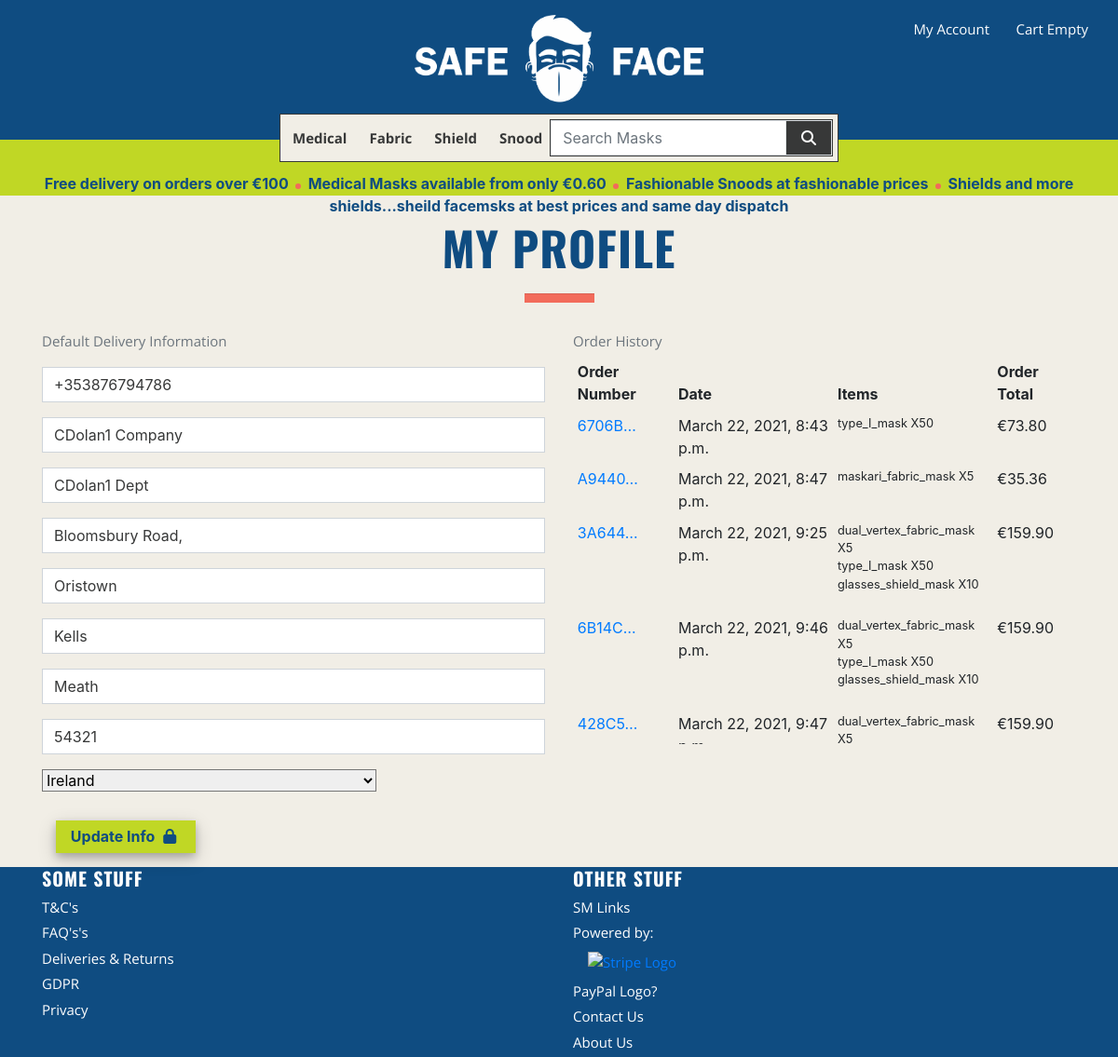
Page /profile/ (signed in) on the committed database.
### profiles/models.py (models this page shows, shortened)
class UserProfile(models.Model):
    user = models.OneToOneField(User, on_delete=models.CASCADE)
    default_phone_number = models.CharField(max_length=20,
                                            null=True, blank=True)
    default_company_name = models.CharField(max_length=254,
                                            null=True, blank=True)
    default_department = models.CharField(max_length=254,
                                          null=True, blank=True)
    default_street_address1 = models.CharField(max_length=80,
                                               null=True, blank=True)
    default_street_address2 = models.CharField(max_length=80,
                                               null=True, blank=True)
    default_town_or_city = models.CharField(max_length=40,
                                            null=True, blank=True)
    default_county = models.CharField(max_length=80,
                                      null=True, blank=True)
    default_postcode = models.CharField(max_length=20,
                                        null=True, blank=True)
    default_country = CountryField(blank_label='Country',
                                   null=True, blank=True)

### checkout/models.py (models this page shows, shortened)
class Order(models.Model):
    order_number = models.CharField(max_length=32, null=False, editable=False)
    user_profile = models.ForeignKey(UserProfile, on_delete=models.SET_NULL,
                                     null=True, blank=True, related_name='orders')
    date = models.DateTimeField(auto_now_add=True)
    full_name = models.CharField(max_length=50, null=False, blank=False)
    email = models.EmailField(max_length=254, null=False, blank=False)
    phone_number = models.CharField(max_length=20, null=False, blank=False)
    company_name = models.CharField(max_length=254, null=False, blank=False)
    department = models.CharField(max_length=254, null=True, blank=True)
    street_address1 = models.CharField(max_length=80, null=False, blank=False)
    street_address2 = models.CharField(max_length=80, null=True, blank=True)
    town_or_city = models.CharField(max_length=40, null=False, blank=False)
    county = models.CharField(max_length=80, null=True, blank=True)
    postcode = models.CharField(max_length=20, null=True, blank=True)
    country = CountryField(blank_label='Country *', null=False, blank=False)
    products_total = models.DecimalField(max_digits=6, decimal_places=2, null=False, default=0)
    delivery_cost = models.DecimalField(max_digits=6, decimal_places=2, null=False, default=0)
    sub_total = models.DecimalField(max_digits=6, decimal_places=2, null=False, default=0)
    net_total = models.DecimalField(max_digits=10, decimal_places=2, null=False, default=0)
    vat = models.DecimalField(max_digits=10, decimal_places=2, null=False, default=0)
    gross_total = models.DecimalField(max_digits=10, decimal_places=2, null=False, default=0)
    original_cart = models.TextField(null=False, blank=False, default='')
    stripe_pid = models.CharField(max_length=254, null=False, blank=False, default='')

class OrderLineItem(models.Model):
    order = models.ForeignKey(Order, null=False, blank=False, on_delete=models.CASCADE, related_name='lineitems')
    product = models.ForeignKey(Product, null=False, blank=False, on_delete=models.CASCADE)
    product_colour = models.CharField(max_length=50, null=True, blank=True)
    quantity = models.IntegerField(null=False, blank=False, default=0)
    lineitem_total = models.DecimalField(max_digits=6, decimal_places=2, null=False, blank=False, editable=False)

### products/models.py (models this page shows, shortened)
class Product(models.Model):
    category = models.ForeignKey('Category', null=True, blank=True, on_delete=models.SET_NULL)
    sku = models.CharField(max_length=254, null=True, blank=True)
    name = models.CharField(max_length=254)
    friendly_name = models.CharField(max_length=254, default=1)
    description = models.TextField()
    colours = models.BooleanField(default=False, null=True, blank=True)
    image1_url = models.URLField(max_length=1024, null=True, blank=True)
    image1 = models.ImageField(null=True, blank=True)
    image2_url = models.URLField(max_length=1024, null=True, blank=True)
    image2 = models.ImageField(null=True, blank=True)
    image3_url = models.URLField(max_length=1024, null=True, blank=True)
    image3 = models.ImageField(null=True, blank=True)
    certification = models.CharField(max_length=254, null=True, blank=True)
    standard = models.CharField(max_length=254, null=True, blank=True)
    dimensions = models.CharField(max_length=254, null=True, blank=True)
    material = models.CharField(max_length=254, null=True, blank=True)
    qty_1 = models.IntegerField(default=50)
    price_1 = models.DecimalField(max_digits=6, decimal_places=2, default=1)
    qty_2 = models.IntegerField(default=100)
    price_2 = models.DecimalField(max_digits=6, decimal_places=2, default=0.9)
    qty_3 = models.IntegerField(default=250)
    price_3 = models.DecimalField(max_digits=6, decimal_places=2, default=0.8)
    qty_4 = models.IntegerField(default=500)
    price_4 = models.DecimalField(max_digits=6, decimal_places=2, default=0.7)
    qty_5 = models.IntegerField(default=1000)
    price_5 = models.DecimalField(max_digits=6, decimal_places=2, default=0.6)
    price = models.DecimalField(max_digits=6, decimal_places=2, default=0)

### profiles/views.py (the view)
# urls.py: path('', views.profile, name='profile'),
def profile(request):
    profile = get_object_or_404(UserProfile, user=request.user)
    if request.method == 'POST':
        form = UserProfileForm(request.POST, instance=profile)
        if form.is_valid():
            form.save()
            messages.success(request, 'Profile updated successfuly')
    form = UserProfileForm(instance=profile)
    orders = profile.orders.all()
    template = 'profiles/profile.html'
    context = {
        'form': form,
        'orders': orders,
        'on_profile_page': True
    }
    return render(request, template, context)

### profiles/templates/profiles/profile.html (shortened to what this page needs)
{% extends "base.html" %}
{% load static %}
{% block extra_css %}
    <link rel="stylesheet" href="{% static 'profiles/css/profile.css' %}">
{% endblock %}
{% block content %}
    <div id="body-content-container" class="container">
        <h1>My Profile</h1>
        <hr class="h1-hr">
        <div class="row">
            <div class="col-12 col-lg-6">
                <p class="text-muted">Default Delivery Information</p>
                <form class="mt-3" action="{% url 'profile' %}" methods="POST" id="profile-update-form">
                    {{ form|crispy }}
                    <div class="col-sm-12 col-lg-6 justify-content-center">
                        <button id="submit-button" class="btn-std btn rounded-0 mx-auto">
                            Update Info
                            <span class="icon">
                                <i class="fas fa-lock"></i>
                            </span>
                        </button>
                    </div>
                </form>
            </div>
            <div class="col-12 col-lg-6">
                <p class="text-muted">Order History</p>
                <div class="order-history table-responsive">
                    <table class="table table-sm table-borderless">
                        <thead>
                            <tr>
                                <th>Order Number</th>
                                <th>Date</th>
                                <th>Items</th>
                                <th>Order Total</th>
                            </tr>
                        </thead>
                        <tbody>
                            {% for order in orders %}
                                <tr>
                                    <td>
                                        <a href="{% url 'order_history' order.order_number %}"
                                        title="{{ order.order_number }}">
                                            {{ order.order_number|truncatechars:6 }}
                                        </a>
                                    </td>
                                    <td>{{ order.date }}</td>
                                    <td>
                                        <ul class="list-unstyled">
                                            {% for item in order.lineitems.all %}
                                                <li class="small">
                                                    {{ item.product.name }} X{{ item.quantity }}
                                                </li>
                                            {% endfor %}
                                        </ul>
                                    </td>
                                    <td>€{{ order.gross_total }}</td>
                                </tr>
                            {% endfor %}
                        </tbody>
                    </table>
                </div>
            </div>
        </div>
    </div>
{% endblock %}

### static/css/base.css (style rules this page uses)
html, body, a { padding:0; margin:0; height: 100%; width: 100%; }
body { background-color: var(--beige); height: calc(100vh - 164px); }
:root { --navy: #0F4c81; --red: #F26B5B; --black: #373838; --white: #fefefe; --beige: #F1EEE6; --trans-beige: #E6E6E6; --green: #C0D725; }
h1, h2, h3, h4, h5 { color: var(--navy); font-family: 'Oswald'; text-transform: uppercase; font-weight: bold; letter-spacing: 1px; }
h1 { font-size: 50px; margin-top: 25px; text-align: center; }
p { color: var(--black); font-family: 'Open Sans'; font-size: 15px; margin-bottom: 5px; }
hr { background-color: var(--red); margin: 0 auto; }
.h1-hr { width: 75px; height: 9px; }
.h1-hr, .h2-hr, .h3-hr, .section-hr { margin-top: 20px; margin-bottom: 30px; }
.shadow, .btn-std { box-shadow: 0 4px 8px 0 rgba(0, 0, 0, 0.2), 0 6px 20px 0 rgba(0, 0, 0, 0.19); }
.icon { align-items: center; display: inline-flex; justify-content: center; height: 1.5rem; width: 1.5rem; }
.btn-std { width: 150px; height: 35px; background-color: var(--green); color: var(--navy); text-align: center; border: none; font-weight: bold; padding: 0; margin: 15px auto 15px auto; }

### profiles/static/profiles/css/profile.css (style rules this page uses)
.order-history { max-height: 416px; overflow-y: auto; }
#profile-update-form .form-control { color: var(--black) }
#profile-update-form input::placeholder { color: #aab7c4; }
#id_default_country, #id_default_country option:not(:first-child) { color: #000; }

### rows in the picture
UserProfile: default_phone_number "+353876794786", default_company_name "CDolan1 Company", default_department "CDolan1 Dept", default_street_address1 "Bloomsbury Road,", default_street_address2 "Oristown", default_town_or_city "Kells", default_county "Meath", default_postcode "54321", default_country "Ireland"
Order: order_number "6706B…", date "March 22, 2021, 8:43 p.m.", gross_total "73.80"
OrderLineItem: product.name "type_I_mask", quantity "50"
Order: order_number "A9440…", date "March 22, 2021, 8:47 p.m.", gross_total "35.36"
OrderLineItem: product.name "maskari_fabric_mask", quantity "5"
Order: order_number "3A644…", date "March 22, 2021, 9:25 p.m.", gross_total "159.90"
OrderLineItem: product.name "dual_vertex_fabric_mask", quantity "5"
OrderLineItem: product.name "type_I_mask", quantity "50"
OrderLineItem: product.name "glasses_shield_mask", quantity "10"
Order: order_number "6B14C…", date "March 22, 2021, 9:46 p.m.", gross_total "159.90"
OrderLineItem: product.name "dual_vertex_fabric_mask", quantity "5"
OrderLineItem: product.name "type_I_mask", quantity "50"
OrderLineItem: product.name "glasses_shield_mask", quantity "10"
Order: order_number "428C5…", date "March 22, 2021, 9:47…", gross_total "159.90"
OrderLineItem: product.name "dual_vertex_fabric_mask", quantity "5"

### other values in the picture
{{ free_delivery_threshold }} "100"
